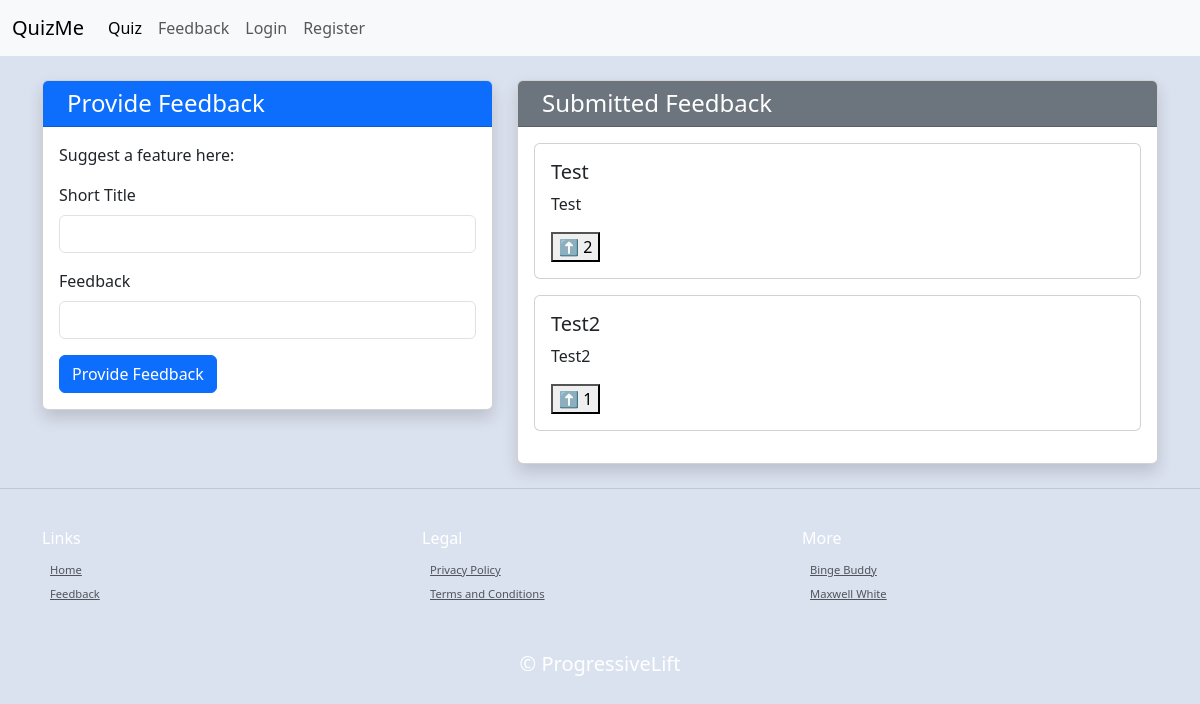
The page /feedback on the database as committed earlier.
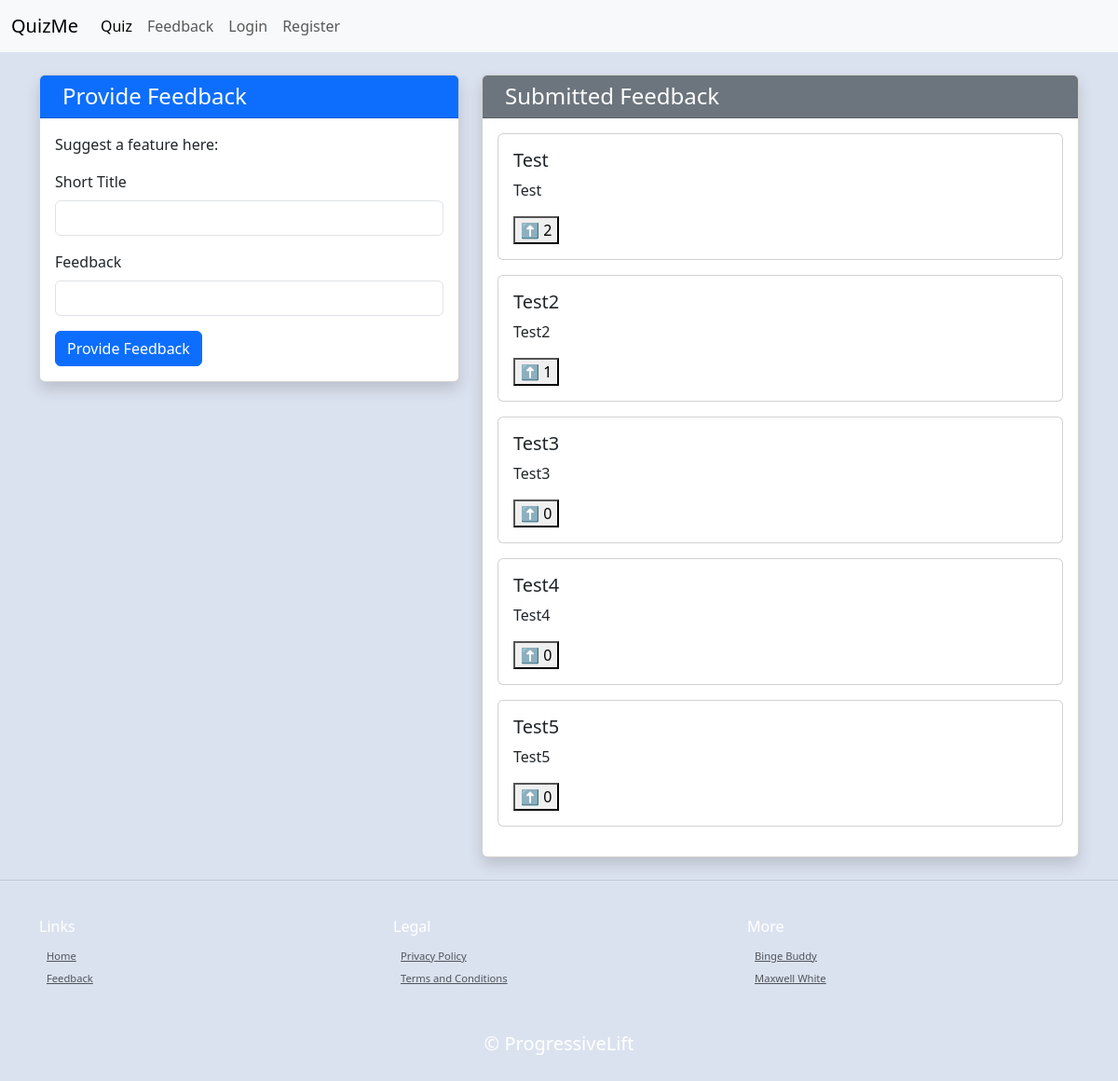
The same page on the database as committed later.
### main.py (models this page shows)
class Feedback(db.Model):
    __tablename__ = "feedback"
    id: Mapped[int] = mapped_column(Integer, primary_key=True)
    user_id: Mapped[int] = mapped_column(Integer, db.ForeignKey("users.id"))
    title: Mapped[str] = mapped_column(String(50))
    feedback: Mapped[str] = mapped_column(String())
    upvote_count: Mapped[int] = mapped_column(Integer)
    upvoters = relationship('User', secondary='feedback_upvotes', backref='upvoted_feedback')

### main.py (the view, shortened to what this page needs)
@app.route('/feedback', methods=['POST', 'GET'])
def feedback():
    form=Feedback_Form()
    feedback_list = Feedback.query.all()
    upvoted_feedback_ids = []
    if current_user.is_authenticated:
        upvoted_feedback_ids = [f.id for f in current_user.upvoted_feedback]
    return render_template("feedback.html", form=form, feedback_list=feedback_list, upvoted_feedback_ids=upvoted_feedback_ids)

### main.py
class Feedback_Form(FlaskForm):
    title = StringField("Short Title", validators=[DataRequired()])
    feedback = StringField("Feedback", validators=[DataRequired()])
    submit = SubmitField("Provide Feedback")

### templates/feedback.html (shortened to what this page needs)
{% include "header.html" %}
{% from "bootstrap5/form.html" import render_form %}
<div class="container mt-4">
    <div class="row">
        <div class="col-md-5">
            <div class="card shadow">
                <div class="card-header bg-primary text-white">
                    <h4 class="mb-0">Provide Feedback</h4>
                </div>
                <div class="card-body">
                    <p class="card-text">Suggest a feature here:</p>
                    {{render_form(form, novalidate=True, button_map={"submit": "primary"}) }}
                </div>
            </div>
        </div>
        <div class="col-md-7">
            <div class="card shadow">
                <div class="card-header bg-secondary text-white">
                    <h4 class="mb-0">Submitted Feedback</h4>
                </div>
                <div class="card-body">
                    {% if feedback_list %}
                        {% for feedback in feedback_list|sort(attribute='upvote_count', reverse=True) %}
                            <div class="card mb-3">
                                <div class="card-body">
                                    <h5 class="card-title">{{ feedback.title }}</h5>
                                    <p class="card-text">{{ feedback.feedback }}</p>
                                    <button id="upvote-btn-{{ feedback.id }}"
                                            onclick="upvoteFeedback({{ feedback.id }})"
                                            class="upvote-btn {% if feedback.id in upvoted_feedback_ids %}upvoted{% endif %}">
                                        ⬆️ <span id="upvote-count-{{ feedback.id }}">{{ feedback.upvote_count }}</span>
                                    </button>
                                </div>
                            </div>
                        {% endfor %}
                    {% else %}
                        <p>No feedback submitted yet.</p>
                    {% endif %}
                </div>
            </div>
        </div>
    </div>
</div>
{% include "footer.html" %}

### templates/header.html (shortened to what this page needs)
<!doctype html>
<html lang="en" data-bs-theme="auto">
  <head><script src="../assets/js/color-modes.js"></script>
    <link rel="stylesheet" href="https://cdn.jsdelivr.net/npm/@docsearch/css@3">
    <link href="static/css/bootstrap.min.css" rel="stylesheet">
    <link href="https://cdn.jsdelivr.net/npm/bootstrap@5.3.3/dist/css/bootstrap.min.css" rel="stylesheet">
    <link rel="stylesheet" href="static/css/style.css"/>
<nav class="navbar navbar-expand-lg bg-body-tertiary">
  <div class="container-fluid">
    <a class="navbar-brand">QuizMe</a>
    <div class="collapse navbar-collapse" id="navbarNav">
      <ul class="navbar-nav">
        <li class="nav-item">
          <a class="nav-link active" aria-current="page" href="{{url_for('quiz_selector') }}">Quiz</a>
        </li>
        <li class="nav-item">
          <a class="nav-link" href="{{url_for('feedback') }}">Feedback</a>
        </li>
        {% if not current_user.is_authenticated: %}
        <li class="nav-item">
          <a class="nav-link" href="{{url_for('login') }}">Login</a>
        </li>
        <li class="nav-item">
          <a class="nav-link" href="{{url_for('register') }}">Register</a>
        </li>
        {% endif %}
      </ul>
    </div>
  </div>
</nav>

### templates/footer.html (shortened to what this page needs)
<hr class="my-4 border-secondary">
<footer class="py-3 my-4">
  <div class="container">
    <div class="row">
      <div class="col-md-4">
        <h6 class="text-white">Links</h6>
        <ul class="nav flex-column">
          <li class="nav-item"><a href="" class="nav-link2 px-2 text-body-secondary" style="font-size: 0.7em;">Home</a></li>
          <li class="nav-item"><a href="{{url_for('feedback')}}" class="nav-link2 px-2 text-body-secondary" style="font-size: 0.7em;">Feedback</a></li>
        </ul>
        <br>
      </div>
      <div class="col-md-4">
        <h6 class="text-white">Legal</h6>
        <ul class="nav flex-column">
          <li class="nav-item"><a href="{{url_for('privacy_policy')}}" class="nav-link2 px-2 text-body-secondary" style="font-size: 0.7em;">Privacy Policy</a></li>
          <li class="nav-item"><a href="{{url_for('terms_and_conditions')}}" class="nav-link2 px-2 text-body-secondary" style="font-size: 0.7em;">Terms and Conditions</a></li>
        </ul>
        <br>
      </div>
      <div class="col-md-4">
        <h6 class="text-white">More</h6>
        <ul class="nav flex-column">
          <li class="nav-item"><a href="https://bingebuddy.us/" class="nav-link2 px-2 text-body-secondary" target="_blank" rel="noopener noreferrer" style="font-size: 0.7em;">Binge Buddy</a></li>
          <li class="nav-item"><a href="https://indiepa.ge/maxwellwhite" class="nav-link2 px-2 text-body-secondary" target="_blank" rel="noopener noreferrer" style="font-size: 0.7em;">Maxwell White</a></li>
        </ul>
      </div>
    </div>
  </div>
  <br>
  <h5 class="text-center text-white">© ProgressiveLift</h5>

### static/css/style.css (style rules this page uses)
:root { --primary-color: #F9F7F7; --secondary-color: #DBE2EF; --tertiary-color: #3F72AF; --quaternary-color: #112D4E; }

Rows that differ between the two databases and show on the page:
added Feedback: title "Test3", feedback "Test3", upvote_count "0"
added Feedback: title "Test4", feedback "Test4", upvote_count "0"
added Feedback: title "Test5", feedback "Test5", upvote_count "0"
